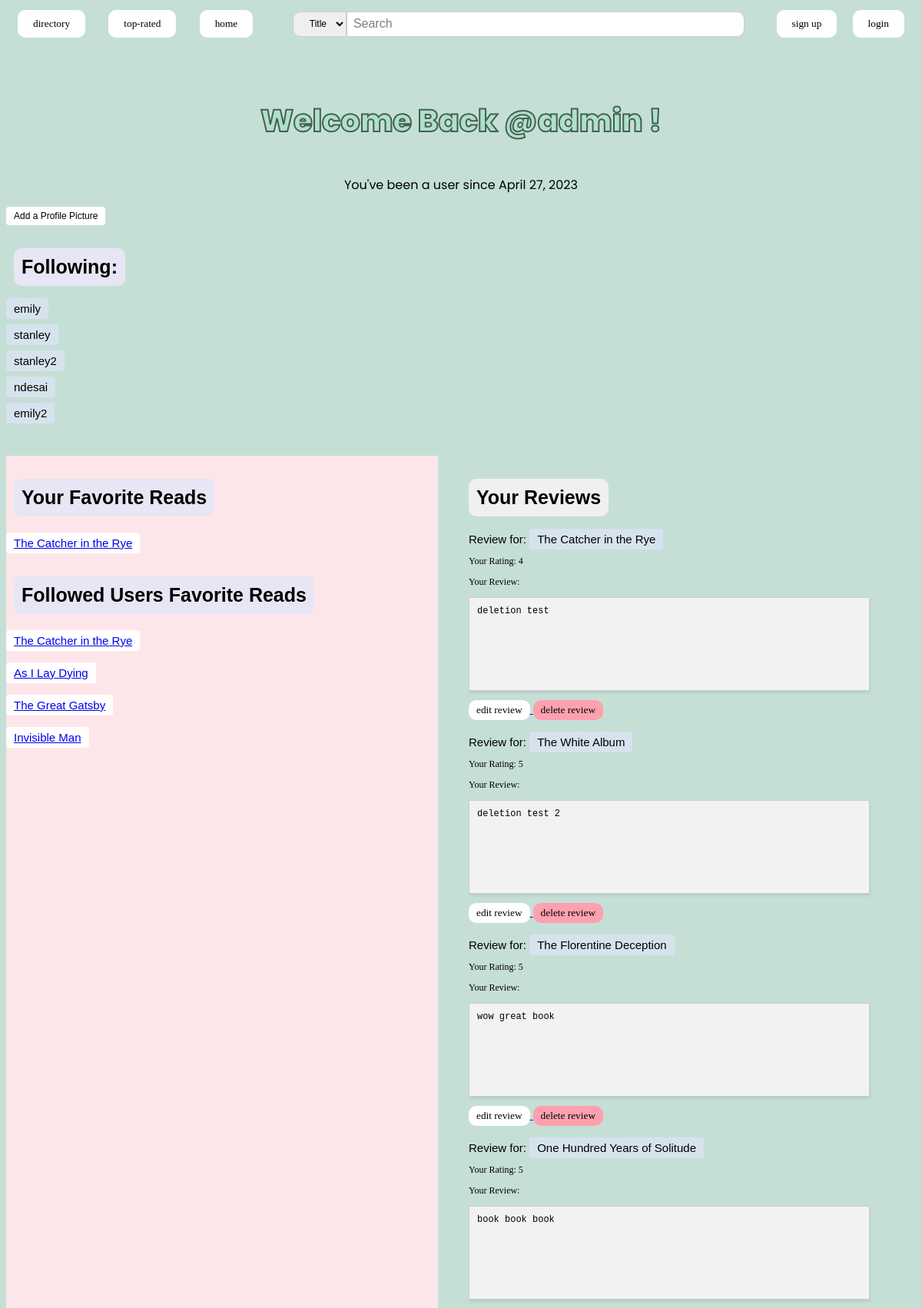
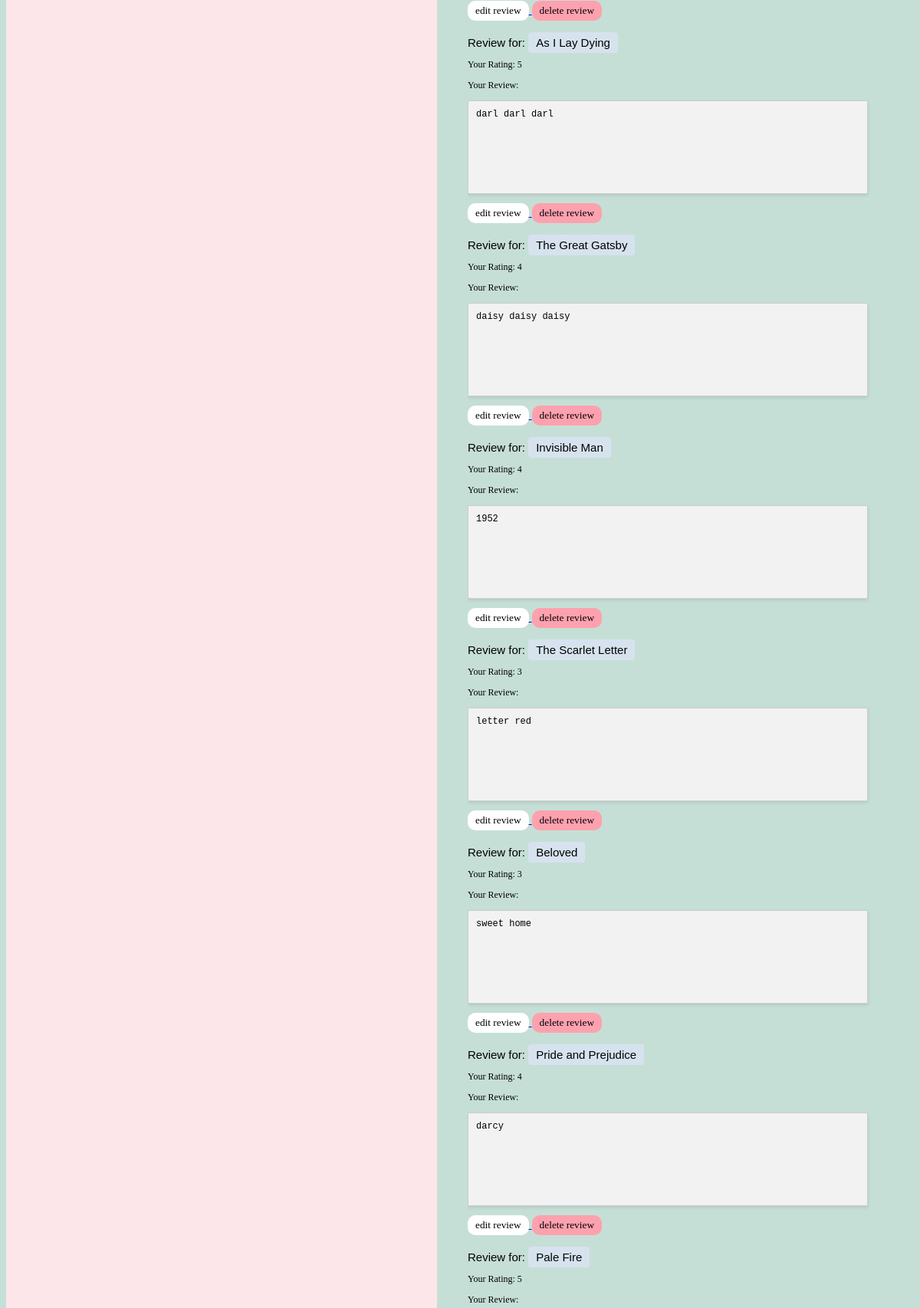
Page /profiles/1/page (upper part) on the committed database (2 pictures, top to bottom).
### profiles/models.py (models this page shows, shortened)
class UserProfile(models.Model):
    user = models.ForeignKey(User, on_delete=models.CASCADE, blank=True, default=0, related_name="profile")
    profile_picture = models.ImageField(upload_to='profile_pictures/', blank=True, null=True)
    favorite_books = models.ManyToManyField(Book, blank=True)
    followed_users = models.ManyToManyField("self", blank=True, symmetrical=False)

### books/models.py (models this page shows, shortened)
class Book(models.Model):
    title = models.CharField(max_length=200, blank=False)
    author = models.CharField(max_length=200)
    pub_year = models.IntegerField(default=-1, blank=True)
    isbn = models.CharField(max_length=13, blank=True)

### reviews/models.py (models this page shows)
class Review(models.Model):
    user = models.ForeignKey(User, on_delete=models.CASCADE, blank=True)
    book = models.ForeignKey(Book, on_delete=models.CASCADE)
    rating = models.IntegerField(blank=False, default=0)
    text = models.CharField(blank=False,max_length=500)
    images = models.ImageField(upload_to='review_images/',blank=True)
    likes=models.ManyToManyField(User, related_name='liked_reviews', blank=True)
    dislikes=models.ManyToManyField(User, related_name='disliked_reviews', blank=True)

### profiles/views.py (the view)
# urls.py: path("<int:user_id>/page", views.user_profile, name="user-profile"),
def user_profile(request, user_id):
    profile_user = User.objects.get(pk=user_id)
    if profile_user is not None:
        try:
            profile = UserProfile.objects.filter(user=profile_user)[0]
        except:
            profile = UserProfile.objects.create(user=profile_user)
        reviews = Review.objects.filter(user=profile_user)
        followed_fav_books = set()
        for followed_user in profile.followed_users.all():
            for book in followed_user.favorite_books.all():
                if book not in followed_fav_books:
                    followed_fav_books.add(book)
        context =  {
            'profile_user': profile_user,
            'reviews': reviews,
            'profile': profile,
            'followed_fav_books': followed_fav_books,
        }
        return render(request, 'profiles/user-profile.html', context)
    return None

### templates/profiles/user-profile.html (shortened to what this page needs)
{% extends "base.html" %}
{% block content %}
    <h2 class = "user-back">Welcome Back @{{profile_user.username}} !</h2>
    <p class = "date-userhood">You've been a user since {{profile_user.date_joined.date}}</p>
    <form method="post" enctype="multipart/form-data">
        <a class = "add-pfp" href="{% url 'profiles:upload_profile_picture' profile_user.id %}">Add a Profile Picture </a>
    </form>
    <h2 class="header-1">Following:</h2>
    {% for followed_user in profile.followed_users.all %}
    <p><a class="rand-title" href="{% url 'profiles:profile' followed_user.user_id %}">{{ followed_user.user.username }}</a></p>
    {% empty %}
    <p>None</p>
    {% endfor %}
    <div class="grid-container">
        <div class="left-s">
          <h2 class="header-1">Your Favorite Reads</h2>
          {% for book in profile.favorite_books.all %}
          <p class="my-fav-book"><a href="{% url 'books:view_book' book.id %}">{{ book.title }}</a></p>
          {% empty %}
          <p class="my-fav-book">No favorite books.</p>
          {% endfor %}
          <h2 class="header-1">Followed Users Favorite Reads</h2>
          {% for book in followed_fav_books %}
              <p class="my-fav-book"><a href="{% url 'books:view_book' book.id %}">{{ book.title }}</a></p>
          {% empty %}
              <p class="my-fav-book">No favorite books.</p>
          {% endfor %}
        </div>
        <div class="right-s">
          <h2 class="header-2">Your Reviews</h2>
          {% for review in reviews %}
          <div class="review-row">
            <div class="review-books">
              <b class="rev-for">Review for: <a class="rand-title" href="{% url 'books:view_book' review.book.id %}">{{review.book.title}}</a></b>
            </div>
            <div class="review-contents">
              <p class="rating-prof">Your Rating: {{review.rating}}</p>
              <p class="rating-prof">Your Review:</p>
              <p class="user-rev">{{review.text}}</p>
              <a href="{% url 'books:edit_review' review.book.id %}">
                <button type="edit-rev" class="edit-rev">Edit Review</button>
              </a>
              <a href="{% url 'books:edit_review' review.book.id %}">
                <button type="delete-rev" class="rev-button delete-button">Delete Review</button>
              </a>
            </div>
          </div>
          {% endfor %}
        </div>
      </div>
{% endblock %}

### static/css/stars.css (style rules this page uses)
:root { --star-color: #fff; --star-background: #fc0; }

### static/css/base.css (style rules this page uses)
body { background-color: #c6dfd6; }

### static/css/book.css (style rules this page uses)
.rev-button { display: inline-block; font-family: Verdana; text-transform: lowercase; color: black; background-color: white; padding: 5px 10px; border: none; border-radius: 10px; text-align: center; text-decoration: none; cursor: pointer; }
.user-rev { background-color: #f2f2f2; padding: 10px; border: 1px solid #ccc; box-shadow: 0 2px 4px rgba(0, 0, 0, 0.1); font-family: 'Courier New', Courier, monospace; font-size: 12px; max-width: 500px; min-height: 100px; }
.delete-button { background-color:rgb(253, 161, 175); }

### static/css/user_profile.css (style rules this page uses)
.user-back { text-align:center; -webkit-text-stroke: 2px #426053; font-family: 'Poppins'; font-style: normal; font-weight: 400; font-size: 40px; line-height: 75px; color: #afe0c8; font-size: 40px; font-family:"Poppins", sans-serif; font-weight: 800; }
.date-userhood { font-family:"Poppins", sans-serif; text-align: center; }
.my-fav-book { padding: 5px 10px; background-color: white; color: black; text-decoration: none; border-radius: 4px; font-family:Verdana, Geneva, Tahoma, sans-serif; font-weight:normal; font-size: 15px; max-width:fit-content; }
.rev-for { font-family:Verdana, Geneva, Tahoma, sans-serif; font-weight:normal; font-size: 15px; }
.rand-title { padding: 5px 10px; background-color: rgb(214, 227, 238); color: black; text-decoration: none; border-radius: 4px; font-family:Verdana, Geneva, Tahoma, sans-serif; font-weight:normal; font-size: 15px; max-width:fit-content; }
form { align-items: center; justify-content: center; }
.add-pfp { padding: 5px 10px; background-color: white; color: black; text-decoration: none; border-radius: 4px; font-family:Verdana, Geneva, Tahoma, sans-serif; font-weight:normal; font-size: 12px; max-width:fit-content; display: inline-block; }
.grid-container { padding-top: 30px; display: grid; grid-template-columns: 1fr 1fr; gap: 20px; }
.left-s { flex: 1; margin-right: 20px; background-color: rgb(253, 230, 234); }
.right-s { flex: 1; height: 85vh; overflow: auto; }
.rating-prof { font-family:Verdana; font-size: 12px; }
.header-1 { padding:10px; font-family: 'Trebuchet MS', 'Lucida Sans Unicode', 'Lucida Grande', 'Lucida Sans', Arial, sans-serif; font-size: 25px; background-color: #e6e6f5; border-radius: 10px; max-width: fit-content; margin-top: 30px; margin-left:10px; }
.header-2 { padding:10px; font-family: 'Trebuchet MS', 'Lucida Sans Unicode', 'Lucida Grande', 'Lucida Sans', Arial, sans-serif; font-size: 25px; background-color: #F0F0F0; border-radius: 10px; max-width: fit-content; margin-top: 30px; }
.edit-rev { font-family: Verdana; text-transform: lowercase; color: black; background-color: white; padding: 5px 10px; border: none; border-radius: 10px; text-align: center; text-decoration: none; cursor: pointer; margin-bottom:20px; }

### rows in the picture
UserProfile: user.username "emily"
UserProfile: user.username "stanley"
UserProfile: user.username "stanley2"
UserProfile: user.username "ndesai"
UserProfile: user.username "emily2"
Book: title "The Catcher in the Rye"
Book: title "As I Lay Dying"
Book: title "The Great Gatsby"
Book: title "Invisible Man"
Review: book "The Catcher in the Rye", rating "4", text "deletion test"
Review: book "The White Album", rating "5", text "deletion test 2"
Review: book "The Florentine Deception", rating "5", text "wow great book"
Review: book "One Hundred Years of Solitude", rating "5", text "book book book"
Review: book "As I Lay Dying", rating "5", text "darl darl darl"
Review: book "The Great Gatsby", rating "4", text "daisy daisy daisy"
Review: book "Invisible Man", rating "4", text "1952"
Review: book "The Scarlet Letter", rating "3", text "letter red"
Review: book "Beloved", rating "3", text "sweet home"
Review: book "Pride and Prejudice", rating "4", text "darcy"
Review: book "Pale Fire", rating "5"

### other values in the picture
{{ profile_user.username }} "admin"
{{ profile_user.date_joined.date }} "April 27, 2023"
